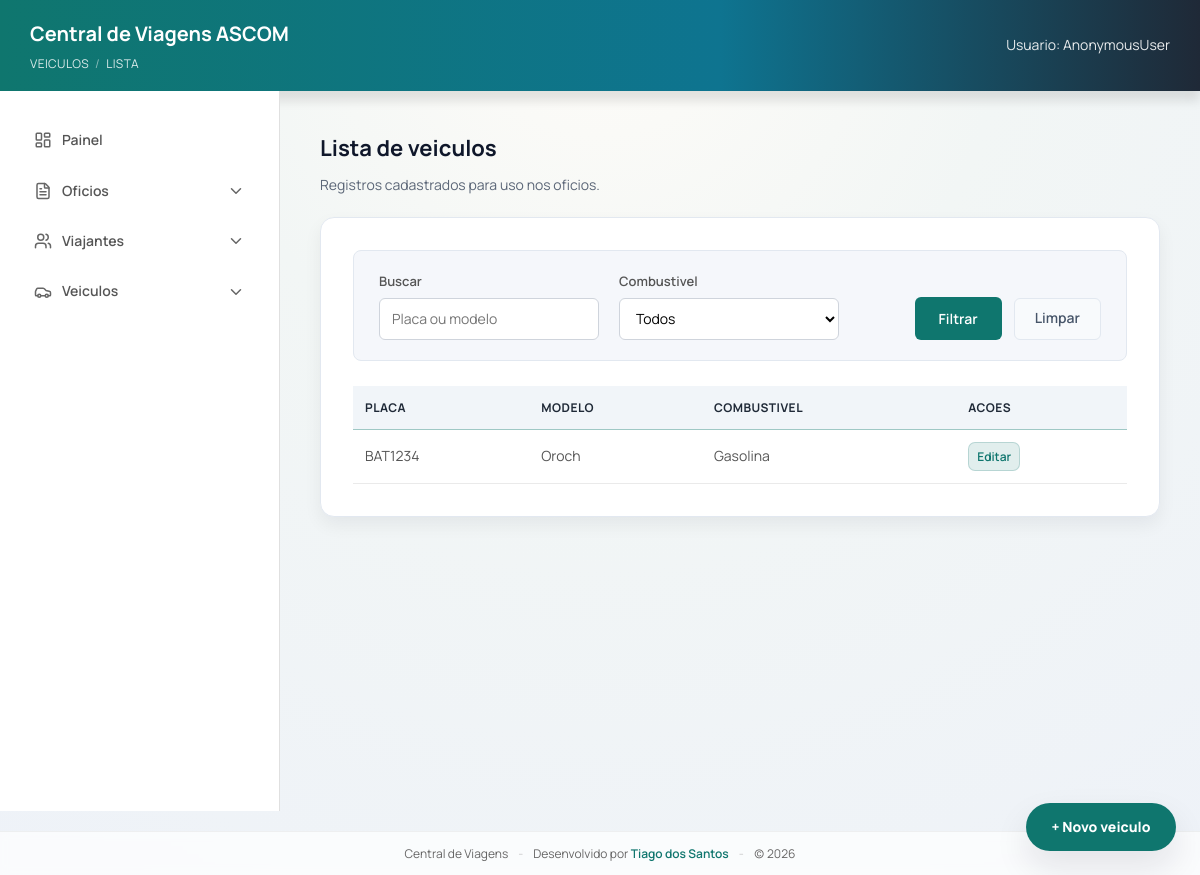
The app's page /veiculos/, older data.
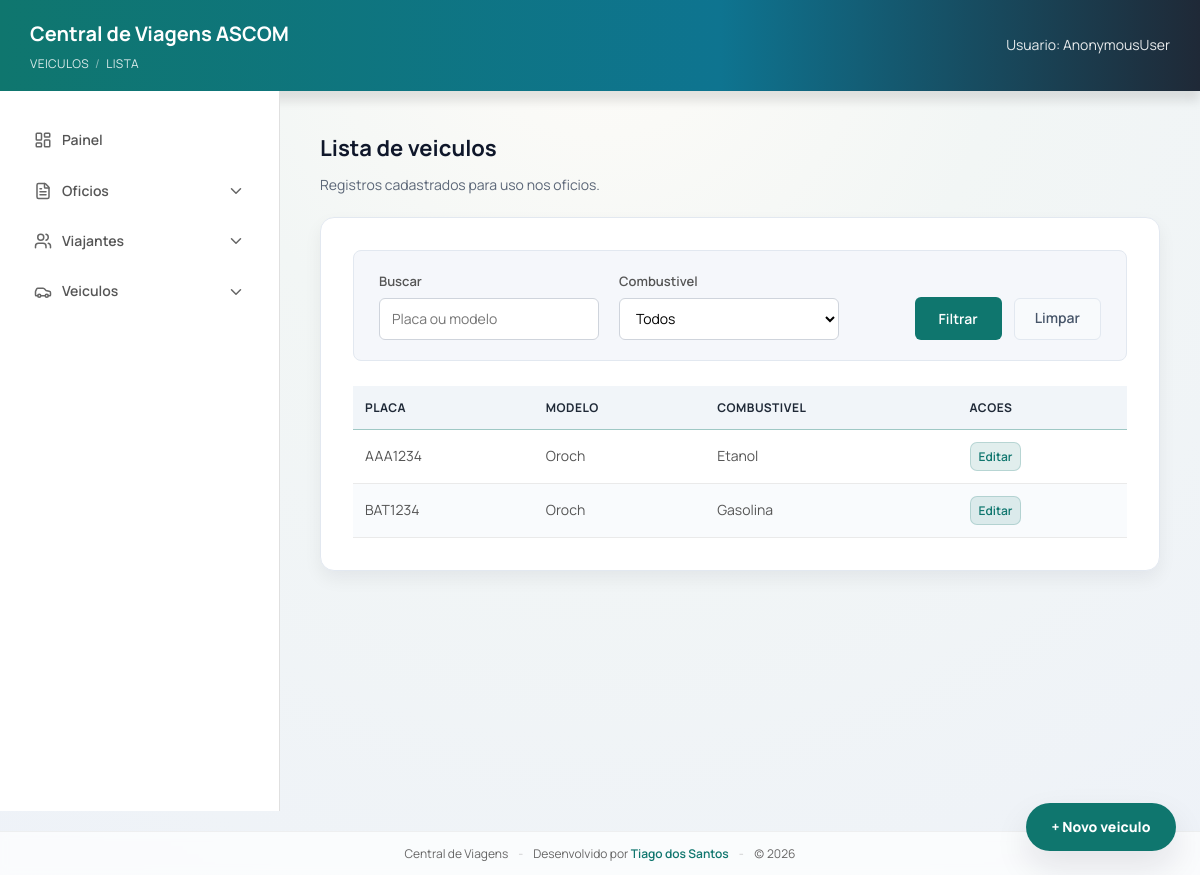
The same page, newer data.
### viagens/models.py (models this page shows, shortened)
class Veiculo(models.Model):
    placa = models.CharField(max_length=10, unique=True)
    modelo = models.CharField(max_length=120)
    combustivel = models.CharField(max_length=80)

### viagens/views.py (the view)
# urls.py: path("veiculos/", views.veiculos_lista, name="veiculos_lista"),
@require_http_methods(["GET"])
def veiculos_lista(request):
    q = request.GET.get("q", "").strip()
    combustivel = request.GET.get("combustivel", "").strip()
    veiculos = Veiculo.objects.all()
    if q:
        veiculos = veiculos.filter(
            models.Q(placa__icontains=q) | models.Q(modelo__icontains=q)
        )
    if combustivel:
        veiculos = veiculos.filter(combustivel__iexact=combustivel)
    veiculos = veiculos.order_by("placa")
    combustivel_choices = _get_combustivel_choices()
    paginator = Paginator(veiculos, 12)
    page_obj = paginator.get_page(request.GET.get("page"))
    params = request.GET.copy()
    params.pop("page", None)
    querystring = params.urlencode()
    return render(
        request,
        "viagens/veiculos_list.html",
        {
            "veiculos": page_obj,
            "page_obj": page_obj,
            "querystring": querystring,
            "q": q,
            "combustivel_choices": combustivel_choices,
            "combustivel_selecionado": combustivel,
        },
    )

### viagens/views.py (called while the page is built)
def _get_combustivel_choices() -> list[str]:
    custom = getattr(settings, "COMBUSTIVEL_CHOICES", None)
    if custom:
        return list(custom)
    return list(DEFAULT_COMBUSTIVEL_CHOICES)

### viagens/templates/viagens/veiculos_list.html (shortened to what this page needs)
{% extends "viagens/base.html" %}
{% block breadcrumb %}
  Veiculos <span class="breadcrumb-sep">/</span> Lista
{% endblock %}
{% block content %}
  <h2 class="page-title">Lista de veiculos</h2>
  <p class="page-subtitle">Registros cadastrados para uso nos oficios.</p>
  <div class="list-card">
    <div class="filter-bar">
      <form method="get" class="filter-form">
        <div class="filter-left">
          <div class="filter-group">
            <label>Buscar</label>
            <input type="text" name="q" value="{{ q }}" placeholder="Placa ou modelo" />
          </div>
          <div class="filter-group">
            <label>Combustivel</label>
            <select name="combustivel">
              <option value="">Todos</option>
            </select>
          </div>
        </div>
        <div class="filter-actions">
          <button type="submit" class="btn-primary">Filtrar</button>
          <a href="{% url 'veiculos_lista' %}" class="btn-clear">Limpar</a>
        </div>
      </form>
    </div>
    {% if veiculos %}
      <table class="table">
        <thead>
          <tr>
            <th>Placa</th>
            <th>Modelo</th>
            <th>Combustivel</th>
            <th>Acoes</th>
          </tr>
        </thead>
        <tbody>
          {% for veiculo in veiculos %}
            <tr>
              <td>{{ veiculo.placa }}</td>
              <td>{{ veiculo.modelo }}</td>
              <td>{{ veiculo.combustivel }}</td>
              <td>
                <a href="{% url 'veiculo_editar' veiculo.id %}" class="btn-edit">Editar</a>
              </td>
            </tr>
          {% endfor %}
        </tbody>
      </table>
    {% endif %}
  </div>
  <div class="fab-stack" aria-label="Atalhos">
    <a class="fab" href="{% url 'veiculo_cadastro' %}">+ Novo veiculo</a>
  </div>
{% endblock %}

Row changes from the older to the newer data that the page shows:
added Veiculo: placa "AAA1234", modelo "Oroch", combustivel "Etanol"
